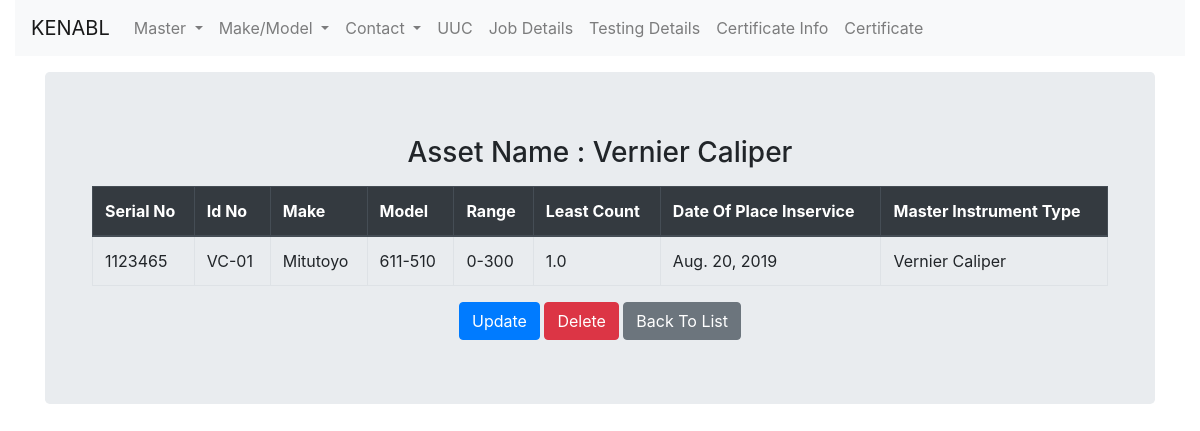
/detail/1, run on the app's committed database.
### masterinstrument/models.py (models this page shows, shortened)
class MasterInstrument(models.Model):
    master_name = models.ForeignKey('MasterInstrumentType', on_delete=models.CASCADE)
    master_serialno = models.CharField(max_length=200,null=True)
    master_idno = models.CharField(max_length=200,null=True)
    range = models.CharField(max_length=200,null=True)
    inservice_date = models.DateField(null=True)
    inservice = models.BooleanField(default=False)
    make = models.ForeignKey('make.Make',on_delete=models.CASCADE)
    model = models.ForeignKey('model.Model',on_delete=models.CASCADE)
    least_count = models.FloatField(max_length=200,default="")
    resolution = models.FloatField(max_length=200,default="")
    initial_trac = models.CharField(max_length=200,default="")
    acceptance_criteria = models.CharField(max_length=200,default="")
    purchase_from = models.CharField(max_length=200,default="")
    purchase_order = models.CharField(max_length=200,default="")
    purchase_date = models.DateField(null=True)
    date_of_receipt = models.DateField(null=True)
    condition_of_receipt = models.CharField(max_length=200, null=True)
    date_of_inspection = models.DateField(null=True)
    software_details = models.CharField(max_length=200,default="")
    software_idno = models.CharField(max_length=200,default="")
    software_inservice = models.CharField(max_length=200,default="")
    manufacture_instruction = models.CharField(max_length=200,default="")
    national_international_standerd = models.CharField(max_length=200,default="")
    accuracy = models.FloatField(max_length=200,null=True)
    current_inst_condition = models.ForeignKey('condition.Condition',on_delete=models.CASCADE, null=True)
    amount = models.FloatField(max_length=200,null=True)
    parameter_calibrated = models.ForeignKey('parameter_calibrated.ParameterCalibrated',on_delete=models.CASCADE, null=True)
    referance_standard = models.CharField(max_length=200, null=True)
    ext_calibration_agency = models.CharField(max_length=200, null=True)
    cal_frequency = models.ForeignKey('calibration_frequency.CalibrationFrequency',on_delete=models.CASCADE, null=True)

class MasterInstrumentType(models.Model):
    name = models.CharField(max_length=200)
    def __str__(self):
        return str(self.name)

### make/models.py (models this page shows)
class Make(models.Model):
    master_name = models.ForeignKey('masterinstrument.MasterInstrumentType', on_delete=models.CASCADE, null=True)
    make_name = models.CharField(max_length=200)
    def __str__(self):
        return self.make_name

### model/models.py (models this page shows)
class Model(models.Model):
    make = models.ForeignKey('make.Make',on_delete=models.CASCADE, null = True)
    model_name = models.CharField(max_length=200, null=True)
    def __str__(self):
        return self.model_name

### masterinstrument/views.py (the view)
# urls.py: path('detail/<int:pk>', views.MasterInstrumentDetail.as_view(), name='masterinstrumentdetail' ),
class MasterInstrumentDetail(DetailView):
	context_object_name = 'mi_detail'
	model = MasterInstrument
	template_name = 'masterinstrument/masterinstrument_detail.html'

### masterinstrument/templates/masterinstrument/masterinstrument_detail.html (shortened to what this page needs)
{% extends "masterinstrument/base.html"%}
{% block content %}
<div class="container">
<div class="jumbotron">
<div class="text-center">
<h3 class="grayc">Asset Name : {{mi_detail.master_name}}</h3>
</div>
<div class="container">
  <table class="table table-bordered">
    <thead class="thead-dark">
  <tr>
    <th scope="col">Serial No</th>
    <th scope="col">Id No</th>
    <th scope="col">Make</th>
    <th scope="col">Model</th>
    <th scope="col">Range</th>
    <th scope="col">Least Count</th>
    <th scope="col">Date Of Place Inservice</th>
    <th scope="col">Master Instrument Type</th>
  </tr>
</thead>
<tbody>
  <tr>
    <td>{{mi_detail.master_serialno}}</td>
    <td>{{mi_detail.master_idno}}</td>
    <td>{{mi_detail.make}}</td>
    <td>{{mi_detail.model}}</td>
    <td>{{mi_detail.range}}</td>
    <td>{{mi_detail.least_count}}</td>
    <td>{{mi_detail.inservice_date}}</td>
    <td>{{mi_detail.master_name.name}}</td>
  </tr>
</tbody>
</table>
<div class="text-center">
  <a href="{% url 'updatemasterinstrument' pk=mi_detail.pk  %}" class="btn btn-primary">Update</a>
  <a href="{% url 'deletemasterinstrument' pk=mi_detail.pk  %}" class="btn btn-danger">Delete</a>
  <a href="{% url 'masterinstrument_list' %}" class="btn btn-secondary">Back To List</a>
</div>
</div>
</div>
{% endblock %}

### data on the page
MasterInstrument: master_name "Vernier Caliper", master_serialno "1123465", master_idno "VC-01", make "Mitutoyo", model "611-510", range "0-300", least_count "1.0", inservice_date "Aug. 20, 2019", master_name.name "Vernier Caliper"
